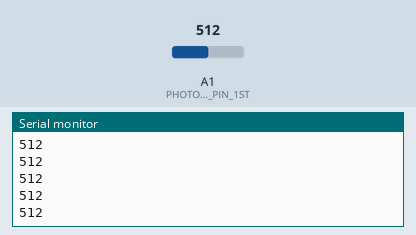
Recording of a sketch running on a simulated Arduino Uno, built with avr-gcc and run on an emulated ATmega328P. Parts: the last lines printed to the serial monitor. The test bench sets the inputs (shaded band); at power-on: A1 (PHOTODIODE_PIN_1ST) = 512.

Above: at 1.2 s.
1.3 s: A1 (PHOTODIODE_PIN_1ST) set to 716
At 2.3 s:
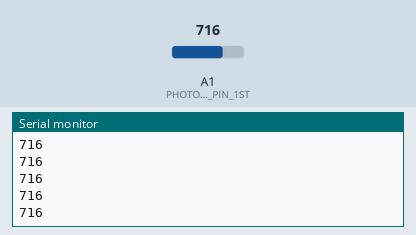
2.8 s: A1 (PHOTODIODE_PIN_1ST) set to 900
At 3.8 s:
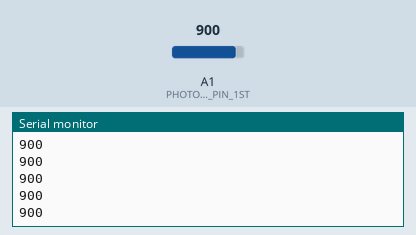
Timing chart, 0 to 5.8 s (numbered marks = the images above; inputs shaded):
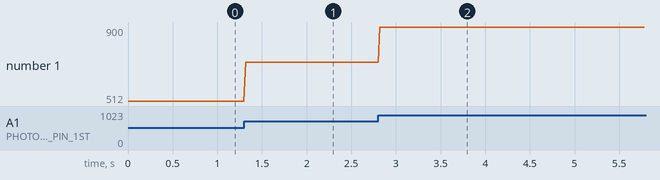

Measured:
- after the input at 1.3 s, the serial monitor: prints a new line at once (image 1)
- after the input at 2.8 s, the serial monitor: prints a new line at once (image 2)
- plotted number 1: 512 → 716 after the input at 1.3 s, 716 → 900 after the input at 2.8 s

The sketch:

TestPhotoDiode.ino
```cpp
#define PHOTODIODE_PIN_1ST 1
#define PHOTODIODE_PIN_2ND 4
#define PHOTODIODE_PIN_3RD 6
#define PHOTODIODE_PIN_4TH 8

void setup() {
  // put your setup code here, to run once:
  Serial.begin(9600);
}

void loop() {
  // put your main code here, to run repeatedly:
  Serial.println(analogRead(PHOTODIODE_PIN_1ST));
  /*Serial.print("\t");
    Serial.print(analogRead(PHOTODIODE_PIN_2ND));
    Serial.print("\t");
    Serial.print(analogRead(PHOTODIODE_PIN_3RD));
    Serial.print("\t");
    Serial.println(analogRead(PHOTODIODE_PIN_4TH));*/
  delay(20);
}
```
